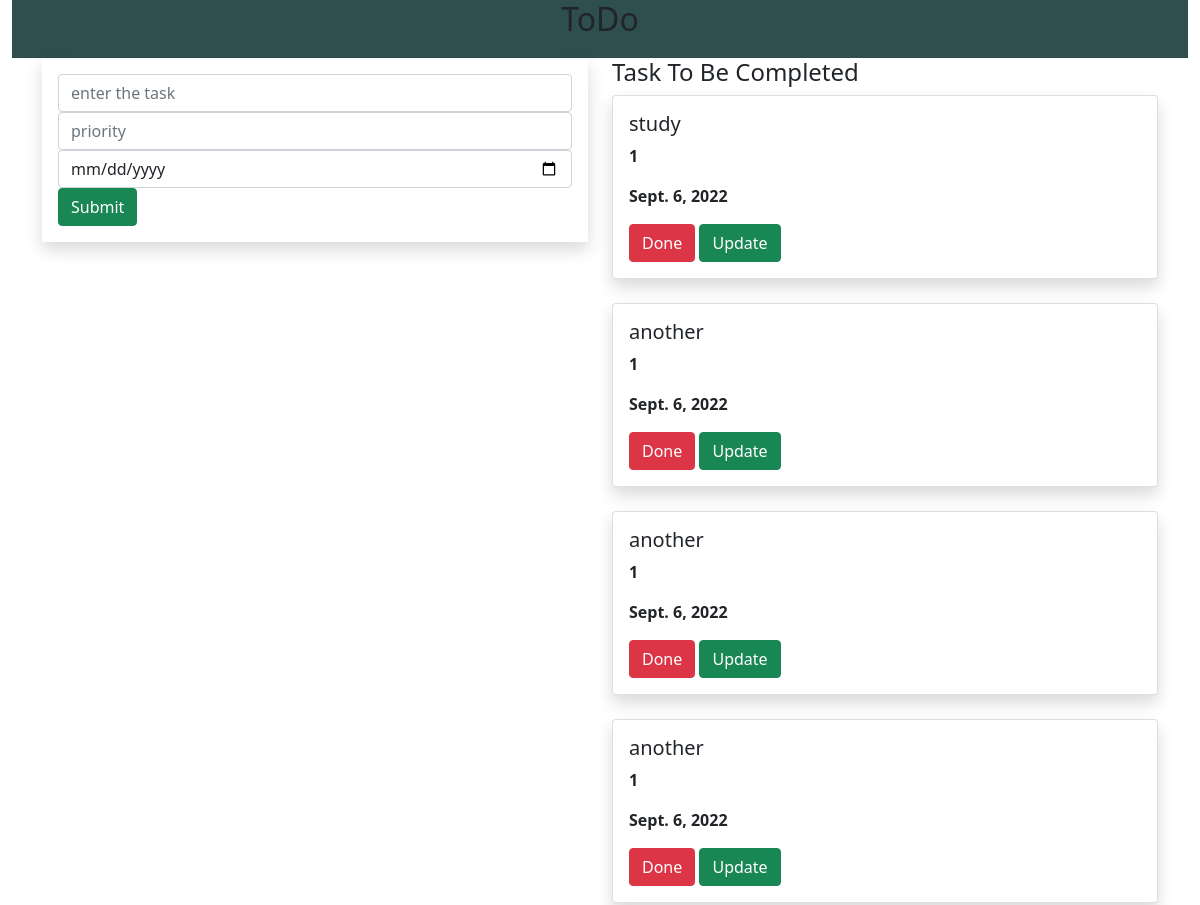
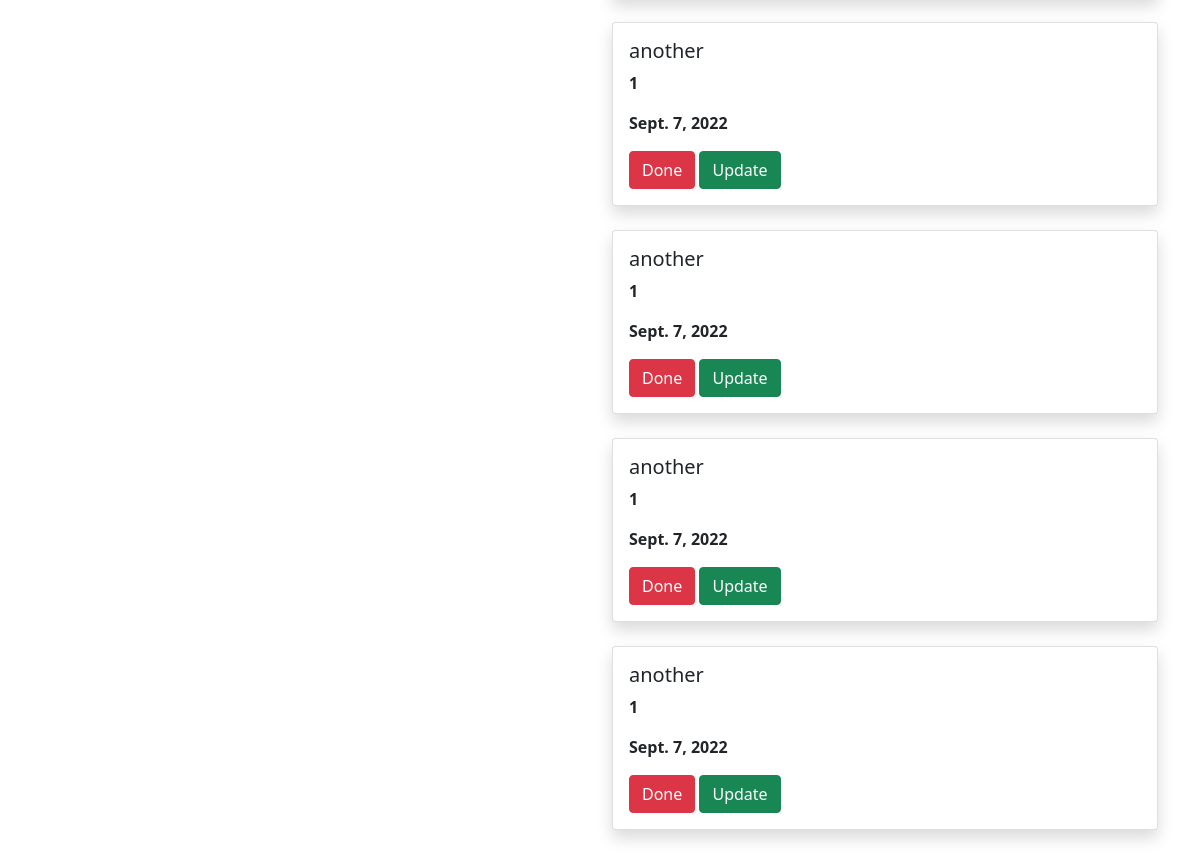
The page / on the database its author committed (2 pictures, top to bottom).
### todoapp/models.py (models this page shows, shortened)
class Task(models.Model):
    name=models.CharField(max_length=250)
    priority=models.IntegerField()
    date=models.DateField()

### todoapp/views.py (the view)
# urls.py: path('',views.dialy,name='dialy'),
def dialy(request):
    task1 = Task.objects.all()
    if request.method=='POST':
        name=request.POST.get('task',False)
        priority=request.POST.get('priority',False)
        date=request.POST.get('date','')
        task=Task(name=name,priority=priority,date=date)
        task.save()
    return render(request, 'home.html',{'task1':task1})

### templates/home.html (shortened to what this page needs)
{% extends 'base.html' %}
{% block content %}
<div class="container-fluid">
    <div class="row">
        <div class="col-md-12">
            <div class="banner">
                <div class="banner-text">
                    <h2>ToDo</h2>
                </div>
            </div>
        </div>
    </div>
</div>
<div class="container">
    <div class="row">
        <div class="col-md-6">
        <form method="POST" class="p-3 shadow">
           <div class="form-group">
             <input type="text" class="form-control" name="task" placeholder="enter the task">
           </div>
           <div class="form-group">
             <input type="text" class="form-control" name="priority" placeholder="priority">
           </div>
             <div class="form-group">
             <input type="date" class="form-control" name="date" placeholder="date">
           </div>
            <input type="submit" class="btn btn-success"><br>
        </form>
    </div>
      <div class="col-md-6">
          <h4>Task To Be Completed</h4>
          {% for i in task1 %}
          <div class="shadow card">
              <div class="card-body">
                  <h5 class="card-title">{{i.name}}</h5>
                  <p><b>{{i.priority}}</b></p>
                  <p><b>{{i.date}}</b></p>
                  <a class="btn btn-danger" href="{% url 'delete' i.id %}">Done</a>
                  <a class="btn btn-success" href="{% url 'update' i.id %}">Update</a>
              </div>
          </div>
          <br>
          {% endfor %}
      </div>
</div>
</div>
{% endblock %}

### templates/base.html (shortened to what this page needs)
{% load static %}
<!DOCTYPE html>
<html lang="en">
<head>
    <link href="https://cdn.jsdelivr.net/npm/bootstrap@5.0.2/dist/css/bootstrap.min.css" rel="stylesheet">
    <link rel="stylesheet" href="{% static 'style.css' %}">
</head>
<body>
{% block content %}
{% endblock %}
</body>
</html>

### static/style.css (style rules this page uses)
.banner { background-color:darkslategrey; width:100%; height:100%; margin-bottom:20px; }
.banner-text { text-align:center; }

### rows shown on the page
Task: name "study", priority "1", date "Sept. 6, 2022"
Task: name "another", priority "1", date "Sept. 6, 2022"
Task: name "another", priority "1", date "Sept. 6, 2022"
Task: name "another", priority "1", date "Sept. 6, 2022"
Task: name "another", priority "1", date "Sept. 7, 2022"
Task: name "another", priority "1", date "Sept. 7, 2022"
Task: name "another", priority "1", date "Sept. 7, 2022"
Task: name "another", priority "1", date "Sept. 7, 2022"
